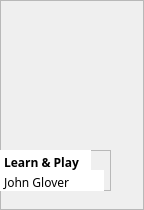
            <widget class="QFrame" name="frame_61">
             <property name="geometry">
              <rect>
               <x>159</x>
               <y>442</y>
               <width>144</width>
               <height>210</height>
              </rect>
             </property>
             <property name="frameShape">
              <enum>QFrame::StyledPanel</enum>
             </property>
             <property name="frameShadow">
              <enum>QFrame::Raised</enum>
             </property>
             <widget class="QLabel" name="label_37">
              <property name="geometry">
               <rect>
                <x>0</x>
                <y>0</y>
                <width>111</width>
                <height>141</height>
               </rect>
              </property>
              <property name="text">
               <string/>
              </property>
              <property name="pixmap">
               <pixmap resource="Resources.qrc">:/images/book-covers/book15.png</pixmap>
              </property>
              <property name="scaledContents">
               <bool>true</bool>
              </property>
             </widget>
             <widget class="QFrame" name="frame_62">
              <property name="geometry">
               <rect>
                <x>0</x>
                <y>150</y>
                <width>111</width>
                <height>41</height>
               </rect>
              </property>
              <property name="frameShape">
               <enum>QFrame::StyledPanel</enum>
              </property>
              <property name="frameShadow">
               <enum>QFrame::Raised</enum>
              </property>
              <widget class="QPlainTextEdit" name="plainTextEdit_69">
               <property name="geometry">
                <rect>
                 <x>0</x>
                 <y>0</y>
                 <width>91</width>
                 <height>21</height>
                </rect>
               </property>
               <property name="styleSheet">
                <string notr="true">font-weight: bold;
font-family: Baloo 2;
background: white;</string>
               </property>
               <property name="frameShape">
                <enum>QFrame::NoFrame</enum>
               </property>
               <property name="verticalScrollBarPolicy">
                <enum>Qt::ScrollBarAlwaysOff</enum>
               </property>
               <property name="tabChangesFocus">
                <bool>false</bool>
               </property>
               <property name="lineWrapMode">
                <enum>QPlainTextEdit::WidgetWidth</enum>
               </property>
               <property name="plainText">
                <string>Learn &amp; Play</string>
               </property>
               <property name="textInteractionFlags">
                <set>Qt::TextSelectableByKeyboard|Qt::TextSelectableByMouse</set>
               </property>
              </widget>
              <widget class="QPlainTextEdit" name="plainTextEdit_70">
               <property name="geometry">
                <rect>
                 <x>0</x>
                 <y>20</y>
                 <width>104</width>
                 <height>21</height>
                </rect>
               </property>
               <property name="styleSheet">
                <string notr="true">font-family: Baloo 2;
background: white;</string>
               </property>
               <property name="frameShape">
                <enum>QFrame::NoFrame</enum>
               </property>
               <property name="verticalScrollBarPolicy">
                <enum>Qt::ScrollBarAlwaysOff</enum>
               </property>
               <property name="plainText">
                <string>John Glover</string>
               </property>
              </widget>
             </widget>
            </widget>
